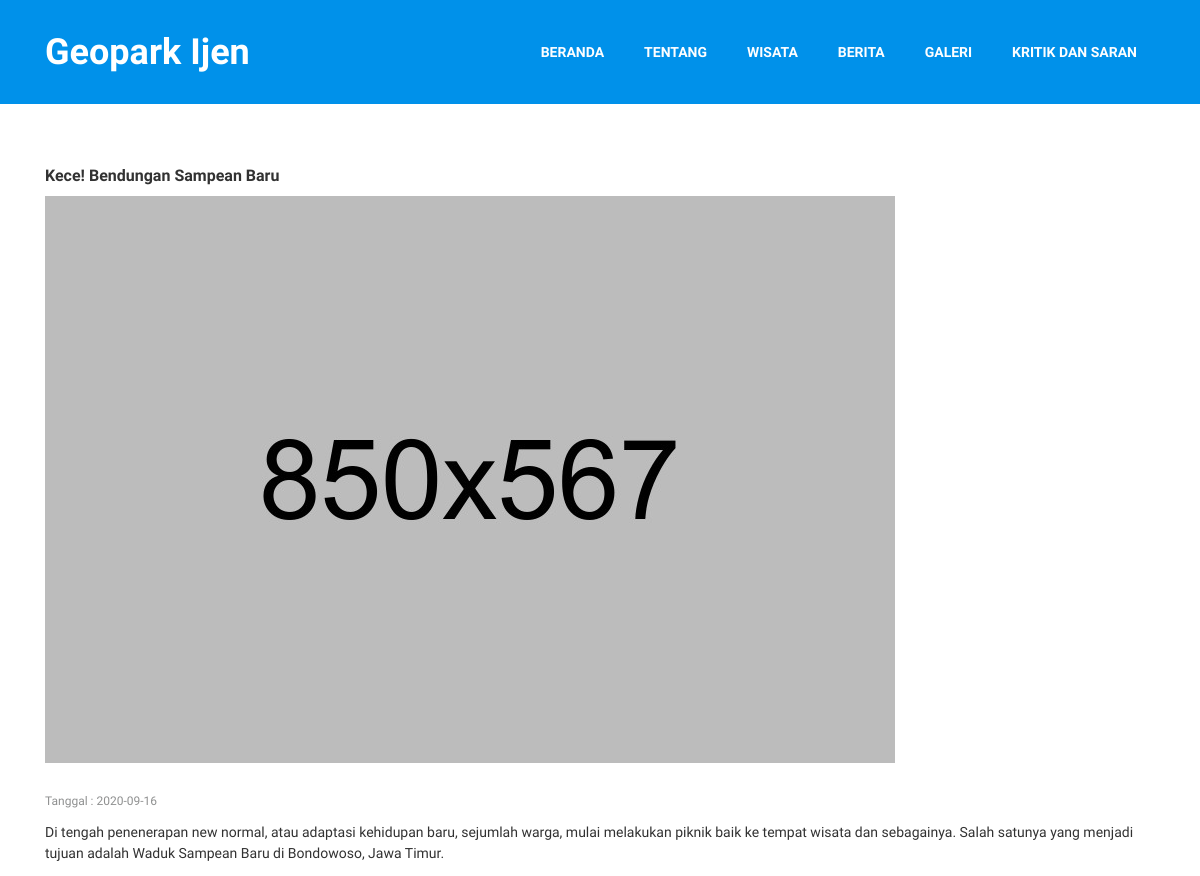
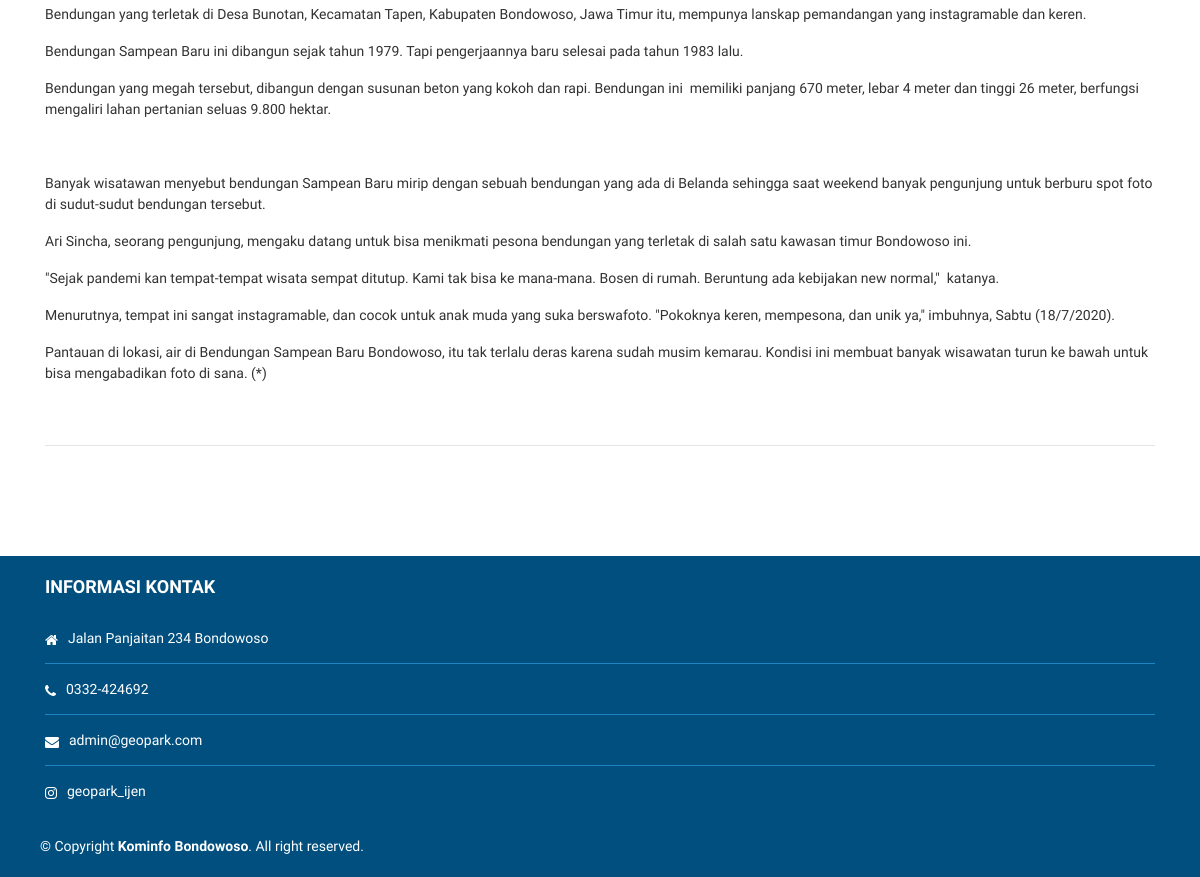
Page /index.php/Berita/detail/2 on the committed database (2 pictures, top to bottom).
### tables this page shows
CREATE TABLE `mst_berita` (
  `id_berita` int(11) NOT NULL AUTO_INCREMENT,
  `tgl_berita` date NOT NULL,
  `judul_berita` varchar(255) NOT NULL,
  `img_berita` varchar(255) NOT NULL,
  `isi_berita` text NOT NULL,
  PRIMARY KEY (`id_berita`)
);

CREATE TABLE `mst_kontak` (
  `id_kontak` int(11) NOT NULL AUTO_INCREMENT,
  `alamat_kontak` varchar(255) NOT NULL,
  `telp_kontak` varchar(30) NOT NULL,
  `email_kontak` varchar(90) NOT NULL,
  `instagram_kontak` varchar(100) NOT NULL,
  PRIMARY KEY (`id_kontak`)
);

### application/controllers/Berita.php (called while the page is built, shortened)
<?php
class Berita extends CI_Controller {
		function __construct(){
			$this->load->model('Main','main');
			$this->load->helper('text');
		}
	public function detail($id){
		$data['kontak'] 		= $this->main->get_data('mst_kontak');
		$where					= ['id_berita' => $id];
		$data['berita']			= $this->main->get_data_where('mst_berita',$where);
		$this->load->view('detail',$data);
	}
}

### index.php (called while the page is built, shortened)
<?php
require_once BASEPATH.'core/CodeIgniter.php';

### application/models/Main.php (called while the page is built, shortened)
<?php
class Main extends CI_MODEL
{
    function get_data($table)
    {
        $query = $this->db->get($table);
        return $query->result();
    }
    function get_data_where($table, $where)
    {
        $query = $this->db->get_where($table, $where);
        return $query->result();
    }
}

### application/views/detail.php (the view, shortened to what this page needs)
<!DOCTYPE html>
<html lang="en">
  <head>
  <?php $this->load->view('part/head');?>
  </head>
  <body>
      <?php $this->load->view('part/navbar');?>
	<main>
		<section id="mu-blog">
			<div class="container">
				<div class="row">
					<div class="col-md-12">
						<div class="mu-blog-area">
							<div class="row">
								<div class="col-md-12">
									<div class="mu-blog-left">
                                        <?php foreach($berita as $row_berita){?>
										<article class="mu-blog-item">
                                            <h1 class="mu-blog-item-title"><a href="#"><?= $row_berita->judul_berita?></a></h1>
											<a href="#"><img src="<?= base_url('assets/img/berita/'.$row_berita->img_berita);?>" alt="blgo image"></a>
											<div class="mu-blog-item-content">
												<ul class="mu-blog-meta">
													<li>Tanggal : <?= $row_berita->tgl_berita?> </li>
                                                </ul>
												<?= $row_berita->isi_berita;?>
											</div>
                                        </article>
                                        <?php } ?>
									</div>
								</div>
							</div>
						</div>
					</div>
				</div>
			</div>
		</section>
	</main>
    <?php $this->load->view('part/footer');?>
  </body>
</html>

### application/views/part/footer.php
<footer id="mu-footer">
	<div class="mu-footer-bottom">
		<div class="container">
			<div class="row">
			<?php foreach($kontak as $row_kontak){?>
			<div class="col-md-12">
					<div class="mu-single-footer">
						<h3>Informasi Kontak</h3>
						<ul class="list-unstyled">
						  <li class="media">
						    <span class="fa fa-home"></span>
						    <div class="media-body">
						    	<p><?= $row_kontak->alamat_kontak?></p>
						    </div>
						  </li>
						  <li class="media">
						    <span class="fa fa-phone"></span>
						    <div class="media-body">
						       <p><?= $row_kontak->telp_kontak?></p>
						    </div>
						  </li>
						  <li class="media">
						    <span class="fa fa-envelope"></span>
						    <div class="media-body">
						     <p><?= $row_kontak->email_kontak?></p>
						    </div>
						  </li>
						  <li class="media">
						    <span class="fa fa-instagram"></span>
						    <div class="media-body">
						     <p><?= $row_kontak->instagram_kontak?></p>
						    </div>
						  </li>
						</ul>
					</div>
				</div>
			<?php } ?>
			<div class="row">
				<div class="col-md-12">
					<div class="mu-footer-bottom-area">
						<p class="mu-copy-right" style="padding-left:10px;">&copy; Copyright <a rel="nofollow" href="https://kominfo.bondowosokab.go.id/">Kominfo Bondowoso</a>. All right reserved.</p>
					</div>
				</div>
			</div>
		</div>
	</div>
</footer>

### assets/user/css/style.css (style rules this page uses)
body, html { overflow-x:hidden; }
body { font-family: 'Raleway', sans-serif; color: #666666; font-size: 16px; font-weight: 400; }
ul { padding: 0; margin: 0; }
ul li { list-style: disc; font-size: 17px; line-height: 1.59; }
a { text-decoration: none; color: #2f2f2f; }
h1, h2, h3, h4, h5, h6 { font-family: 'Raleway', sans-serif; font-weight: 700; margin-top: 0; }
h1 { font-size: 38px; }
h3 { font-size: 26px; }
img { border: none; max-width: 100%; }
#mu-footer { background-color: #fff; display: inline; float: left; width: 100%; }
.mu-single-footer { display: inline; float: left; color: #fff; font-size: 14px; width: 100%; }
.mu-single-footer h3 { color: #fff; font-size: 18px; text-transform: uppercase; margin-bottom: 35px; }
.mu-single-footer ul li { border-bottom: 1px solid #1c85c4; list-style: none; margin-bottom: 10px; padding-bottom: 12px; font-size: 14px; }
.mu-single-footer ul li:last-child { border-bottom: none; }
.mu-single-footer .list-unstyled li { margin-bottom: 20px; padding-bottom: 10px; }
.mu-single-footer .list-unstyled li.media span { margin-right: 10px; }
.mu-single-footer .list-unstyled li.media p { line-height: 1.5; margin-top: -5px; margin-bottom: 4px; font-size: 14px; }
.mu-footer-bottom { background-color: #004f7f; display: inline; padding: 20px 0; float: left; width: 100%; }
.mu-footer-bottom-area { display: inline; float: left; text-align: center; width: 100%; }
.mu-copy-right { color: #fff; margin-bottom: 0; font-size: 14px; }
.mu-copy-right a { color: #fff; font-weight: 600; -webkit-transition: all 0.5s; transition: all 0.5s; }
.mu-blog-item { box-shadow: 0px 0px 14px #ededed; display: inline; float: left; width: 100%; }
.mu-blog-item-content { display: inline; float: left; padding: 25px 25px; width: 100%; }
.mu-blog-meta { margin-bottom: 10px; }
.mu-blog-meta li { color: #8f9090; font-size: 12px; list-style: none; display: inline-block; position: relative; padding-right: 20px; margin-right: 10px; }
.mu-blog-meta li:after { content: '/'; position: absolute; right: 0; top: 0; }
.mu-blog-meta li:last-child:after { display: none; }
.mu-blog-item-title, .mu-blog-item-title a { color: #323232; font-size: 16px; line-height: 1.5; -webkit-transition: all 0.5s; -o-transition: all 0.5s; transition: all 0.5s; }
.mu-blog-item-content p { color: #323232; font-size: 14px; }
#mu-blog { display: inline; float: left; padding: 60px 0; width: 100%; }
.mu-blog-left { display: inline; float: left; width: 100%; }
#mu-blog .mu-blog-item { box-shadow: none; border-bottom: 1px solid #e5e5e5; margin-bottom: 50px; padding-bottom: 20px; }
#mu-blog .mu-blog-item-content { padding: 25px 0; }

### rows in the picture
mst_berita: judul_berita "Kece! Bendungan Sampean Baru", img_berita (picture), tgl_berita "2020-09-16", isi_berita "Di tengah penenerapan new normal, atau adaptasi kehidupan baru, sejumlah warga, mulai melakukan piknik baik ke tempat wisata dan sebagainya. Salah satunya yang menjadi tujuan adalah Waduk Sampean Baru di Bondowoso, Jawa Timur. Bendungan yang terletak di Desa Bunotan, Kecamatan Tapen, Kabupaten Bondowoso, Jawa Timur itu, mempunya lanskap pemandangan yang instagramable dan keren. Bendungan Sampean Baru ini dibangun sejak tahun 1979. Tapi pengerjaannya baru selesai pada tahun 1983 lalu. Bendungan yang megah tersebut, dibangun dengan susunan beton yang kokoh dan rapi. Bendungan ini memiliki panjang 670 meter, lebar 4 meter dan tinggi 26 meter, berfungsi mengaliri lahan pertanian seluas 9.800…"
mst_kontak: alamat_kontak "Jalan Panjaitan 234 Bondowoso", telp_kontak "0332-424692", email_kontak "admin@geopark.com", instagram_kontak "geopark_ijen"
